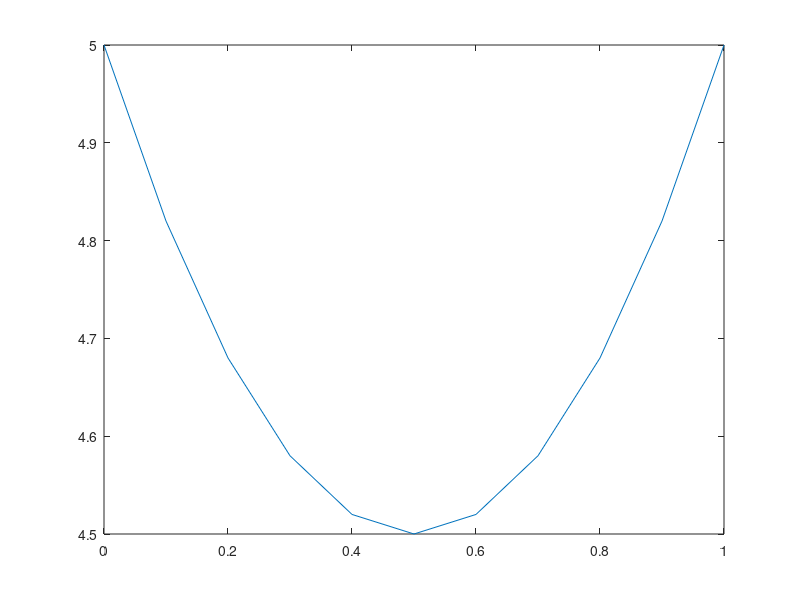

Source code (MATLAB): (Note: this script raises an error after producing the figure.)
poly = [2 -2 5]; % coefficienti del polinomio 2*x^2-2*x+5

p = roots(poly); % radici del polinomio

v = polyval(poly,0); % valore in nel punto zero

x = 0:.1:1; % punti equispaziati

figure, plot(x, polyval(poly,x));

poly([-1 -2 -3 -4]) % coefficienti del polinomio
% che ha come radici il vettore dato